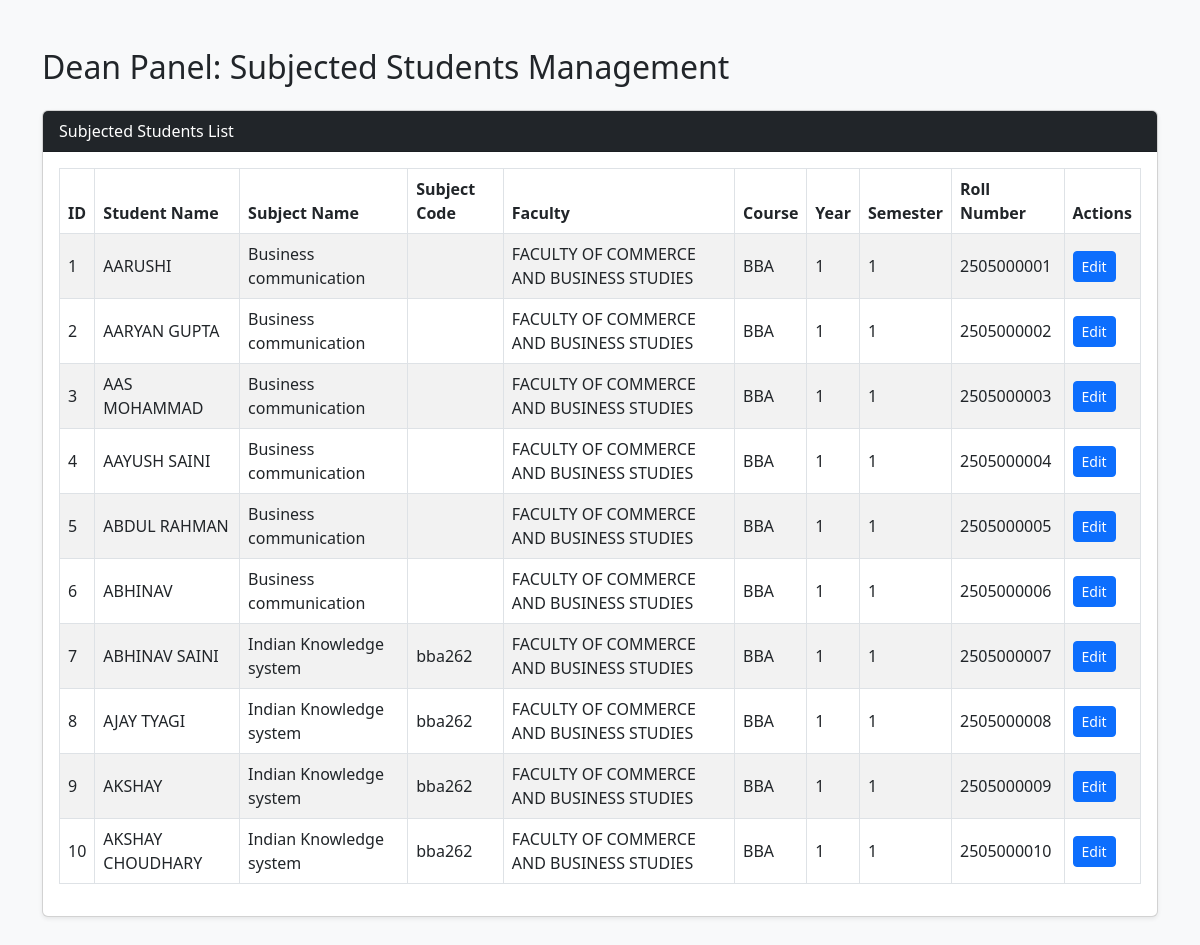
Before: /dean/dean_subjected_students.php with the older database file.
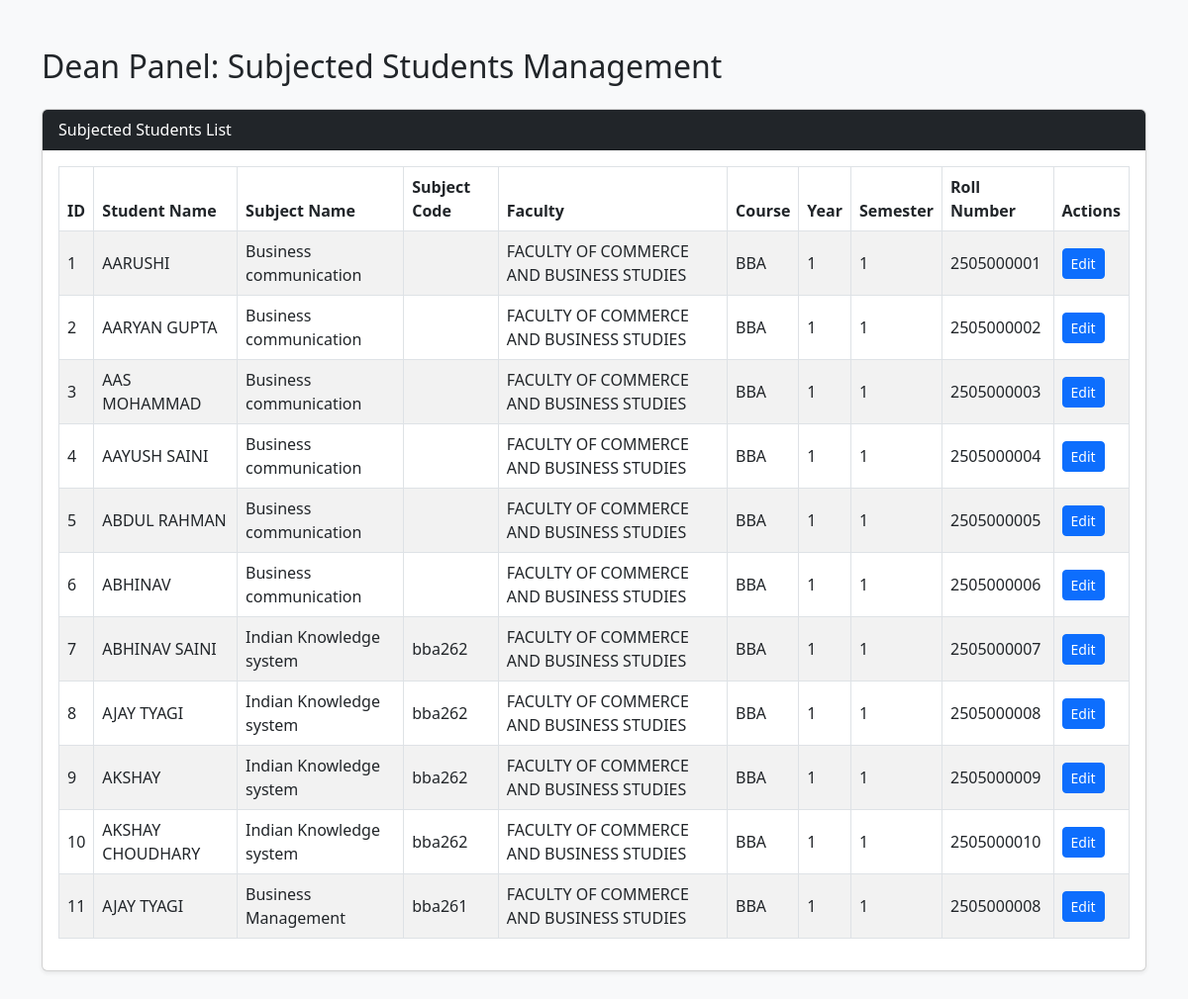
After: the same page with the newer database file.
### tables this page shows
CREATE TABLE `subjected_student` (
  `id` int(11) NOT NULL,
  `student_name` varchar(122) NOT NULL,
  `subject_name` varchar(122) NOT NULL,
  `subject_code` varchar(122) NOT NULL,
  `faculty` varchar(122) NOT NULL,
  `course` varchar(122) NOT NULL,
  `year` int(11) NOT NULL,
  `semester` int(11) NOT NULL,
  `roll_number` varchar(50) DEFAULT NULL,
  `enrollment_number` varchar(50) DEFAULT NULL,
  `session` varchar(11) NOT NULL
);

### dean/dean_subjected_students.php (the view, shortened to what this page needs)
<?php
$host = '127.0.0.1';
$dbname = 'mhu-ams';
$username = 'root';
$password = '';
try {
    $pdo = new PDO("mysql:host=$host;dbname=$dbname;charset=utf8mb4", $username, $password);
    $pdo->setAttribute(PDO::ATTR_ERRMODE, PDO::ERRMODE_EXCEPTION);
} catch (PDOException $e) {
    die("Connection failed: " . $e->getMessage());
}
$stmt = $pdo->query("SELECT * FROM subjected_student");
$students = $stmt->fetchAll(PDO::FETCH_ASSOC);
?>
<!DOCTYPE html>
<html lang="en">
<head>
    <link href="https://cdn.jsdelivr.net/npm/bootstrap@5.3.0/dist/css/bootstrap.min.css" rel="stylesheet">
</head>
<body class="bg-light">
<div class="container my-5">
    <h2 class="mb-4">Dean Panel: Subjected Students Management</h2>
    <div class="card shadow-sm">
        <div class="card-header bg-dark text-white">Subjected Students List</div>
        <div class="card-body">
            <div class="table-responsive">
                <table class="table table-bordered table-striped align-middle">
                    <thead>
                        <tr>
                            <th>ID</th>
                            <th>Student Name</th>
                            <th>Subject Name</th>
                            <th>Subject Code</th>
                            <th>Faculty</th>
                            <th>Course</th>
                            <th>Year</th>
                            <th>Semester</th>
                            <th>Roll Number</th>
                            <th>Actions</th>
                        </tr>
                    </thead>
                    <tbody>
                        <?php if (count($students) > 0): ?>
                            <?php foreach ($students as $student): ?>
                                <tr>
                                    <td><?= htmlspecialchars($student['id']) ?></td>
                                    <td><?= htmlspecialchars($student['student_name']) ?></td>
                                    <td><?= htmlspecialchars($student['subject_name']) ?></td>
                                    <td><?= htmlspecialchars($student['subject_code']) ?></td>
                                    <td><?= htmlspecialchars($student['faculty']) ?></td>
                                    <td><?= htmlspecialchars($student['course']) ?></td>
                                    <td><?= htmlspecialchars($student['year']) ?></td>
                                    <td><?= htmlspecialchars($student['semester']) ?></td>
                                    <td><?= htmlspecialchars($student['roll_number']) ?></td>
                                    <td>
                                        <a href="dean_subjected_students.php?edit_id=<?= $student['id'] ?>" class="btn btn-sm btn-primary">Edit</a>
                                    </td>
                                </tr>
                            <?php endforeach; ?>
                        <?php else: ?>
                            <tr>
                                <td colspan="10" class="text-center">No records found.</td>
                            </tr>
                        <?php endif; ?>
                    </tbody>
                </table>
            </div>
        </div>
    </div>
</div>
</body>
</html>

Changed rows visible on the page:
added subjected_student: id "11", student_name "AJAY TYAGI", subject_name "Business Management", subject_code "bba261", faculty "FACULTY OF COMMERCE AND BUSINESS STUDIES", course "BBA", year "1", semester "1", roll_number "2505000008"
